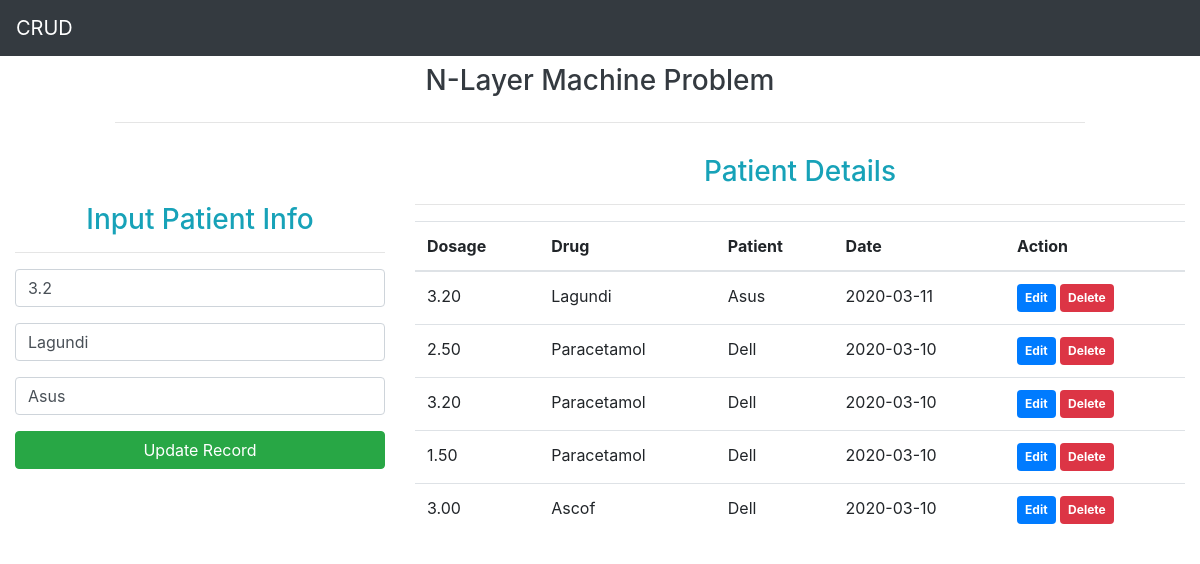
/index.php?edit=25, run on the app's committed database.
### tables this page shows
CREATE TABLE `patient` (
  `id` int(11) NOT NULL,
  `dosage` float(7,4) NOT NULL,
  `drug` varchar(50) NOT NULL,
  `patient` varchar(50) NOT NULL,
  `date` date NOT NULL
);

### action.php (called while the page is built, shortened)
<?php
	include 'config.php';
	if (isset($_GET['edit'])) {
		 $id = $_GET['edit'];
		 $query = "SELECT * FROM patient WHERE id=?";
		 $stmt = $conn->prepare($query);
		 $stmt->bind_param("i", $id);
		 $stmt->execute();
		 $result = $stmt->get_result();
		 $row = $result->fetch_assoc();
		 $dosage = $row['dosage'];
		 $drug = $row['drug'];
		 $patient = $row['patient'];
		 $update = true;
	}
?>

### index.php (the view, shortened to what this page needs)
<?php include 'action.php'; ?>
<!DOCTYPE html>
<html lang="en">
<head>
<link rel="stylesheet" href="https://maxcdn.bootstrapcdn.com/bootstrap/4.4.1/css/bootstrap.min.css">
</head>
<body>
<nav class="navbar navbar-expand-md bg-dark navbar-dark">
  		<a class="navbar-brand" href="index.php">CRUD</a>
  <div class="collapse navbar-collapse" id="collapsibleNavbar">
    <ul class="navbar-nav">
      <li class="nav-item">
        <a class="nav-link" href="#"></a>
      </li>
      <li class="nav-item">
        <a class="nav-link" href="#"></a>
      </li>
    </ul>
  </div>
</nav>
<div class="container-fluid">
	<div class="row justify-content-center">
		<div class="col-md-10">
			<h3 class="text-center text-dark p-2">N-Layer Machine Problem</h3>
			<hr>
		</div>
	</div>
	<div class="row">
		<div class="col-md-4 mt-5">
			<h3 class="text-center text-info mt-3">Input Patient Info</h3>
			<hr>
			<form action="action.php" method="POST" enctype="multipart/form-data">
				<div class="form-group">
					<input type="number" name="dosage" class="form-control" value="<?= $dosage; ?>" onchange="setFourNumberDecimal()" min="0" max="50" step="0.10" value="0.00" placeholder="Input Dosage" required />
				</div>
				<div class="form-group">
					<input type="text" name="drug" class="form-control" value="<?= $drug; ?>" placeholder="Input Drug" required>
				</div>
				<div class="form-group">
					<input type="text" name="patient" class="form-control" value="<?= $patient; ?>" placeholder="Input Patient" required>
				</div>
				<div class="form-group">
					<?php if($update==true) { ?>
						<input type="submit" name="update" class="btn btn-success btn-block" value="Update Record" onclick="return confirm('Do you want to update this record?')">
					<?php } else {	?>
						<input type="submit" name="save" class="btn btn-primary btn-block" value="Add Record" onclick="return confirm('Do you want to save this record?')">
					<?php } ?>
				</div>
			</form>
		</div>
		<div class="col-md-8">
				<?php
					$query = "SELECT * FROM patient ORDER BY date DESC";
					$stmt = $conn->prepare($query);
					$stmt->execute();
					$result = $stmt->get_result();
				?>
			<h3 class="text-center text-info mt-3">Patient Details</h3>
			<hr>
			<table class="table table-hover">
				<thead>
					<tr>
						<th>Dosage</th>
						<th>Drug</th>
						<th>Patient</th>
						<th>Date</th>
						<th colspan="2">Action</th>
					</tr>
				</thead>
				<tbody>
					<?php while($row=$result->fetch_assoc()) { ?>
					<tr>
						<td><?= number_format($row['dosage'],2); ?></td>
						<td><?= $row['drug']; ?></td>
						<td><?= $row['patient']; ?></td>
						<td><?= $row['date']; ?></td>
						<td>
							<a href="index.php?edit=<?= $row['id']; ?>" class="badge badge-primary p-2">Edit</a>
							<a href="action.php?delete=<?= $row['id']; ?>" class="badge badge-danger p-2" onclick="return confirm('Do you want to delete this record?')">Delete</a>
						</td>
					</tr>
				<?php } ?>
				</tbody>
			</table>
		</div>
	</div>
</div>
</body>
</html>

### data on the page
patient: dosage "3.2", drug "Lagundi", patient "Asus", dosage "3.20", date "2020-03-11"
patient: dosage "2.50", drug "Paracetamol", patient "Dell", date "2020-03-10"
patient: dosage "3.20", drug "Paracetamol", patient "Dell", date "2020-03-10"
patient: dosage "1.50", drug "Paracetamol", patient "Dell", date "2020-03-10"
patient: dosage "3.00", drug "Ascof", patient "Dell", date "2020-03-10"
